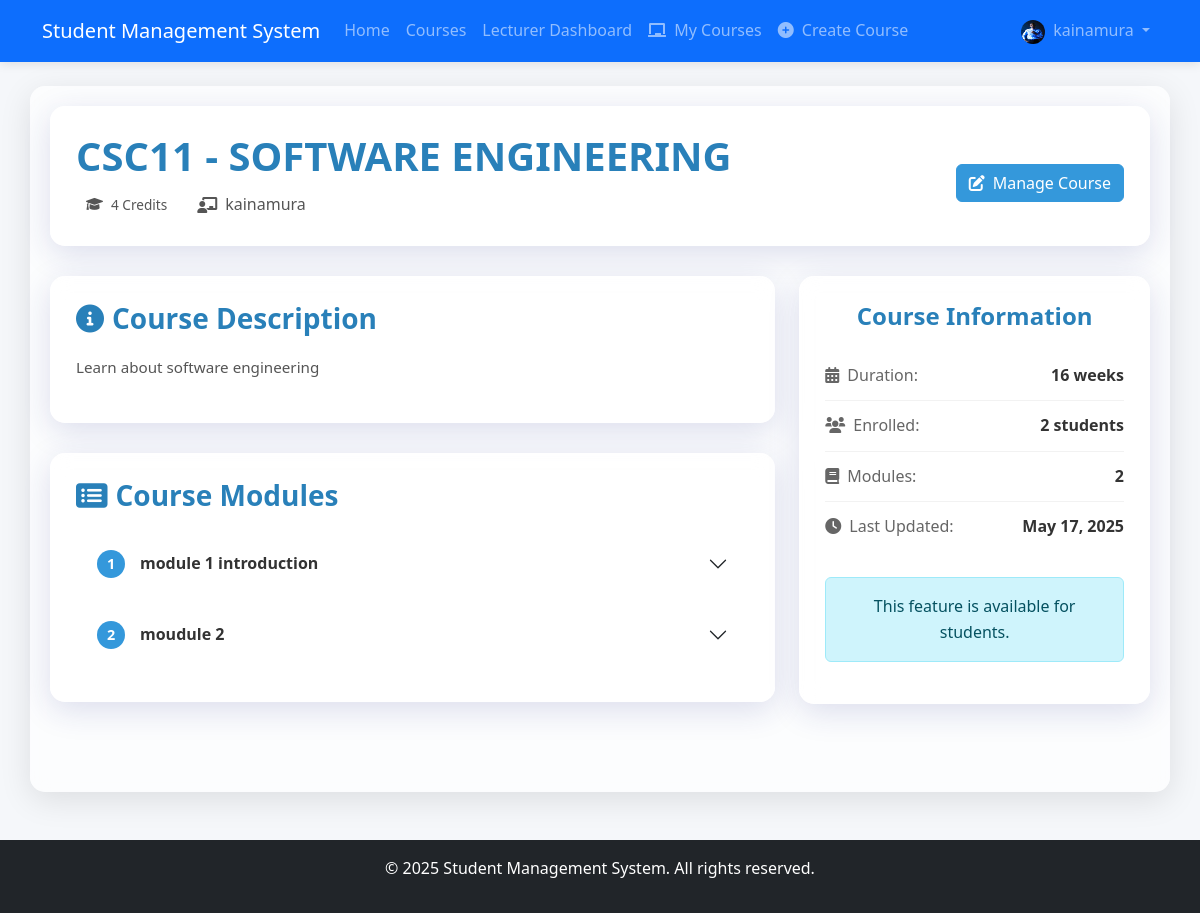
The page /course/3/ (signed in) on the database its author committed.
### accounts/models.py (models this page shows, shortened)
class User(AbstractUser):
    USER_TYPE_CHOICES = (
        ('admin', 'Admin'),
        ('student', 'Student'),
        ('lecturer', 'Lecturer'),
    )
    user_type = models.CharField(max_length=10, choices=USER_TYPE_CHOICES, default='student')
    profile_picture = models.ImageField(upload_to='profile_pics/', null=True, blank=True)
    date_of_birth = models.DateField(null=True, blank=True)
    phone_number = models.CharField(max_length=15, null=True, blank=True)
    address = models.TextField(null=True, blank=True)

### course/models.py (models this page shows, shortened)
class Course(models.Model):
    code = models.CharField(max_length=20, unique=True)
    title = models.CharField(max_length=200)
    description = models.TextField()
    credits = models.PositiveIntegerField()
    is_active = models.BooleanField(default=True)
    created_at = models.DateTimeField(auto_now_add=True)
    updated_at = models.DateTimeField(auto_now=True)

class CourseModule(models.Model):
    course = models.ForeignKey(Course, on_delete=models.CASCADE, related_name='modules')
    title = models.CharField(max_length=200)
    description = models.TextField()
    order = models.PositiveIntegerField()
    class Meta:
        ordering = ['order']
        unique_together = ('course', 'order')

### lecturer/models.py (models this page shows, shortened)
class LecturerProfile(models.Model):
    user = models.OneToOneField(User, on_delete=models.CASCADE, related_name='lecturer_profile')
    staff_id = models.CharField(max_length=20, unique=True)
    department = models.CharField(max_length=100)
    specialization = models.CharField(max_length=200)
    office_number = models.CharField(max_length=50, null=True, blank=True)

### course/views.py (the view)
# urls.py: path('<int:course_id>/', views.course_detail, name='course_detail'),
def course_detail(request, course_id):
    course = get_object_or_404(Course, id=course_id, is_active=True)
    modules = CourseModule.objects.filter(course=course).order_by('order')
    user_enrolled = False
    user_teaching = False
    if request.user.is_authenticated:
        if request.user.user_type == 'student':
            try:
                from student.models import Enrollment
                user_enrolled = Enrollment.objects.filter(
                    student__user=request.user,
                    course=course,
                    status='approved'
                ).exists()
            except:
                pass
        elif request.user.user_type == 'lecturer':
            try:
                from lecturer.models import LecturerCourse
                user_teaching = LecturerCourse.objects.filter(
                    lecturer__user=request.user,
                    course=course
                ).exists()
            except:
                pass
    context = {
        'course': course,
        'modules': modules,
        'user_enrolled': user_enrolled,
        'user_teaching': user_teaching,
    }
    return render(request, 'course/course_detail.html', context)

### templates/course/course_detail.html (shortened to what this page needs)
{% extends 'base.html' %}
{% block extra_css %}
<link rel="stylesheet" href="https://cdnjs.cloudflare.com/ajax/libs/font-awesome/6.0.0/css/all.min.css">
<link rel="stylesheet" href="/static/css/course.css">
{% endblock %}
{% block content %}
<div class="course-detail-header">
    <div class="course-title-section">
        <h1>{{ course.code }} - {{ course.title }}</h1>
        <div class="course-meta">
            <span class="course-credits"><i class="fas fa-graduation-cap me-2"></i>{{ course.credits }} Credits</span>
            {% if course.lecturers.exists %}
                {% with lecturer=course.lecturers.first.lecturer %}
                <span class="course-lecturer"><i class="fas fa-chalkboard-teacher me-2"></i>
                    {{ lecturer.user.get_full_name|default:lecturer.user.username }}
                </span>
                {% endwith %}
            {% endif %}
        </div>
    </div>
    <div class="course-actions">
        {% if user.is_authenticated %}
            {% if user.user_type == 'student' %}
                {% if user_enrolled %}
                    <span class="enrolled-badge"><i class="fas fa-check-circle me-2"></i>Enrolled</span>
                {% else %}
                    <a href="{% url 'student:enroll_course' course.id %}" class="btn btn-primary">
                        <i class="fas fa-user-plus me-2"></i>Enroll in this Course
                    </a>
                {% endif %}
            {% elif user.user_type == 'lecturer' and user_teaching %}
                <a href="{% url 'lecturer:edit_course' course.id %}" class="btn btn-primary">
                    <i class="fas fa-edit me-2"></i>Manage Course
                </a>
            {% endif %}
        {% else %}
            <a href="{% url 'accounts:login' %}?next={{ request.path }}" class="btn btn-primary">
                <i class="fas fa-sign-in-alt me-2"></i>Login to Enroll
            </a>
        {% endif %}
    </div>
</div>
<div class="course-content">
    <div class="row">
        <div class="col-lg-8">
            <div class="course-section">
                <h3><i class="fas fa-info-circle me-2"></i>Course Description</h3>
                <div class="course-description">
                    {{ course.description|linebreaks }}
                </div>
            </div>
            {% if modules %}
                <div class="course-section">
                    <h3><i class="fas fa-list-alt me-2"></i>Course Modules</h3>
                    <div class="accordion" id="courseModules">
                        {% for module in modules %}
                            <div class="accordion-item">
                                <h2 class="accordion-header" id="heading{{ module.id }}">
                                    <button class="accordion-button collapsed" type="button"
                                            data-bs-toggle="collapse" data-bs-target="#collapse{{ module.id }}"
                                            aria-expanded="false" aria-controls="collapse{{ module.id }}">
                                        <span class="module-number">{{ module.order }}</span>
                                        {{ module.title }}
                                    </button>
                                </h2>
                            </div>
                        {% endfor %}
                    </div>
                </div>
            {% endif %}
        </div>
        <div class="col-lg-4">
            <div class="course-sidebar">
                <div class="enrollment-box">
                    <h4>Course Information</h4>
                    <ul class="course-info-list">
                        <li>
                            <span class="info-label"><i class="fas fa-calendar-alt me-2"></i>Duration:</span>
                            <span class="info-value">16 weeks</span>
                        </li>
                        <li>
                            <span class="info-label"><i class="fas fa-users me-2"></i>Enrolled:</span>
                            <span class="info-value">{{ course.enrollments.count }} students</span>
                        </li>
                        <li>
                            <span class="info-label"><i class="fas fa-book me-2"></i>Modules:</span>
                            <span class="info-value">{{ modules.count }}</span>
                        </li>
                        <li>
                            <span class="info-label"><i class="fas fa-clock me-2"></i>Last Updated:</span>
                            <span class="info-value">{{ course.updated_at|date:"M d, Y" }}</span>
                        </li>
                    </ul>
                    {% if not user.is_authenticated or not user_enrolled %}
                        <div class="enrollment-cta">
                            {% if user.is_authenticated and user.user_type == 'student' %}
                                <a href="{% url 'student:enroll_course' course.id %}" class="btn btn-primary btn-block">
                                    <i class="fas fa-user-plus me-2"></i>Enroll Now
                                </a>
                            {% elif user.is_authenticated %}
                                <div class="alert alert-info text-center">
                                    This feature is available for students.
                                </div>
                            {% endif %}
                        </div>
                    {% endif %}
                </div>
            </div>
        </div>
    </div>
</div>
{% endblock %}

### templates/base.html (shortened to what this page needs)
<!DOCTYPE html>
<html lang="en">
<head>
    <link href="https://cdn.jsdelivr.net/npm/bootstrap@5.3.0/dist/css/bootstrap.min.css" rel="stylesheet">
    <link rel="stylesheet" href="/static/css/main.css">
    {% block extra_css %}{% endblock %}
</head>
<body>
    <nav class="navbar navbar-expand-lg navbar-dark bg-primary">
        <div class="container">
            <a class="navbar-brand" href="/">Student Management System</a>
            <div class="collapse navbar-collapse" id="navbarNav">
                <ul class="navbar-nav me-auto">
                    <li class="nav-item">
                        <a class="nav-link" href="/">Home</a>
                    </li>
                    {% if user.is_authenticated %}
                        <li class="nav-item">
                            <a class="nav-link" href="{% url 'course:course_list' %}">Courses</a>
                        </li>
                        {% if user.user_type == 'student' %}
                            <li class="nav-item">
                                <a class="nav-link" href="{% url 'student:dashboard' %}">Student Dashboard</a>
                            </li>
                            <li class="nav-item">
                                <a class="nav-link" href="{% url 'student:assignment_list' %}">
                                    <i class="fas fa-tasks me-1"></i> Assignments
                                </a>
                            </li>
                            <li class="nav-item">
                                <a class="nav-link position-relative" href="{% url 'student:view_notifications' %}">
                                    <i class="fas fa-bell me-1"></i> Notifications
                                    {% with notification_count=user.notifications.filter.count %}
                                        {% if notification_count > 0 %}
                                            <span class="position-absolute top-0 start-100 translate-middle badge rounded-pill bg-danger">
                                                {{ notification_count }}
                                            </span>
                                        {% endif %}
                                    {% endwith %}
                                </a>
                            </li>
                        {% elif user.user_type == 'lecturer' %}
                            <li class="nav-item">
                                <a class="nav-link" href="{% url 'lecturer:dashboard' %}">Lecturer Dashboard</a>
                            </li>
                            <li class="nav-item">
                                <a class="nav-link" href="{% url 'lecturer:course_list' %}">
                                    <i class="fas fa-chalkboard me-1"></i> My Courses
                                </a>
                            </li>
                            <li class="nav-item">
                                <a class="nav-link" href="{% url 'lecturer:create_course' %}">
                                    <i class="fas fa-plus-circle me-1"></i> Create Course
                                </a>
                            </li>
                        {% endif %}
                    {% endif %}
                </ul>
                <ul class="navbar-nav">
                    {% if user.is_authenticated %}
                        <li class="nav-item dropdown">
                            <a class="nav-link dropdown-toggle" href="#" id="navbarDropdown" role="button" data-bs-toggle="dropdown">
                                {% if user.profile_picture %}
                                    <img src="{{ user.profile_picture.url }}" alt="Profile" class="rounded-circle me-1" width="24" height="24">
                                {% endif %}
                                {{ user.username }}
                            </a>
                        </li>
                    {% endif %}
                </ul>
            </div>
        </div>
    </nav>
    <div class="container mt-4 glass-container">
        {% block content %}{% endblock %}
    </div>
    <footer class="bg-dark text-white mt-5 py-3">
        <div class="container text-center">
            <p>&copy; {% now "Y" %} Student Management System. All rights reserved.</p>
        </div>
    </footer>
</body>
</html>

### static/css/main.css (style rules this page uses)
:root { --primary-color: #3498db; --secondary-color: #2ecc71; --background-color: #f5f7fa; --text-color: #34495e; --accent-color: #9b59b6; --shadow-color: rgba(0, 0, 0, 0.1); }
body { font-family: 'Segoe UI', Tahoma, Geneva, Verdana, sans-serif; background-color: var(--background-color); color: var(--text-color); line-height: 1.6; }
.glass-container { background: rgba(255, 255, 255, 0.7); backdrop-filter: blur(10px); border-radius: 15px; box-shadow: 0 8px 32px 0 var(--shadow-color); padding: 20px; margin-bottom: 30px; }
.btn-primary { background-color: var(--primary-color); border-color: var(--primary-color); }
.navbar { box-shadow: 0 2px 10px rgba(0, 0, 0, 0.1); padding: 10px 0; }

### static/css/course.css (style rules this page uses)
.course-credits { background: rgba(255, 255, 255, 0.2); padding: 4px 10px; border-radius: 50px; font-size: 0.85rem; }
.course-description { color: #666; font-size: 0.95rem; margin-bottom: 0; }
.course-detail-header { background: rgba(255, 255, 255, 0.7); backdrop-filter: blur(10px); border-radius: 15px; border: 1px solid rgba(255, 255, 255, 0.3); padding: 25px; margin-bottom: 30px; box-shadow: 0 8px 32px 0 rgba(31, 38, 135, 0.15); display: flex; justify-content: space-between; align-items: center; flex-wrap: wrap; }
.course-title-section { flex: 1; min-width: 300px; }
.course-detail-header h1 { color: #2980b9; font-weight: 700; margin-bottom: 10px; }
.course-meta { display: flex; gap: 20px; flex-wrap: wrap; }
.course-meta span { display: inline-flex; align-items: center; color: #555; font-weight: 500; }
.course-actions { display: flex; align-items: center; margin-top: 15px; }
.course-content { margin-bottom: 40px; }
.course-section { background: rgba(255, 255, 255, 0.7); backdrop-filter: blur(10px); border-radius: 15px; border: 1px solid rgba(255, 255, 255, 0.3); padding: 25px; margin-bottom: 30px; box-shadow: 0 8px 32px 0 rgba(31, 38, 135, 0.15); }
.course-section h3 { margin-bottom: 20px; color: #2980b9; font-weight: 600; }
.course-description { color: #555; line-height: 1.7; }
.accordion-item { background: rgba(255, 255, 255, 0.7); backdrop-filter: blur(5px); border: 1px solid rgba(255, 255, 255, 0.3); margin-bottom: 10px; }
.accordion-button { background: rgba(255, 255, 255, 0.8); color: #333; font-weight: 600; }
.module-number { display: inline-flex; align-items: center; justify-content: center; width: 28px; height: 28px; background: #3498db; color: white; border-radius: 50%; margin-right: 15px; font-size: 0.9rem; }
.course-sidebar { position: sticky; top: 30px; }
.enrollment-box { background: rgba(255, 255, 255, 0.7); backdrop-filter: blur(10px); border-radius: 15px; border: 1px solid rgba(255, 255, 255, 0.3); padding: 25px; box-shadow: 0 8px 32px 0 rgba(31, 38, 135, 0.15); }
.enrollment-box h4 { margin-bottom: 20px; color: #2980b9; font-weight: 600; text-align: center; }
.course-info-list { list-style-type: none; padding: 0; margin: 0 0 20px; }
.course-info-list li { display: flex; justify-content: space-between; padding: 12px 0; border-bottom: 1px solid rgba(0, 0, 0, 0.05); }
.course-info-list li:last-child { border-bottom: none; }
.info-label { color: #666; }
.info-value { font-weight: 600; color: #333; }
.enrollment-cta { margin-top: 25px; }

### rows shown on the page
User: profile_picture (picture), username "kainamura"
Course: code "CSC11", title "SOFTWARE ENGINEERING", credits "4", description "Learn about software engineering", enrollments.count "2", updated_at "May 17, 2025"
LecturerProfile: user.get_full_name "kainamura"
CourseModule: order "1", title "module 1 introduction"
CourseModule: order "2", title "moudule 2"

### other values the page prints
{{ modules.count }} "2"
